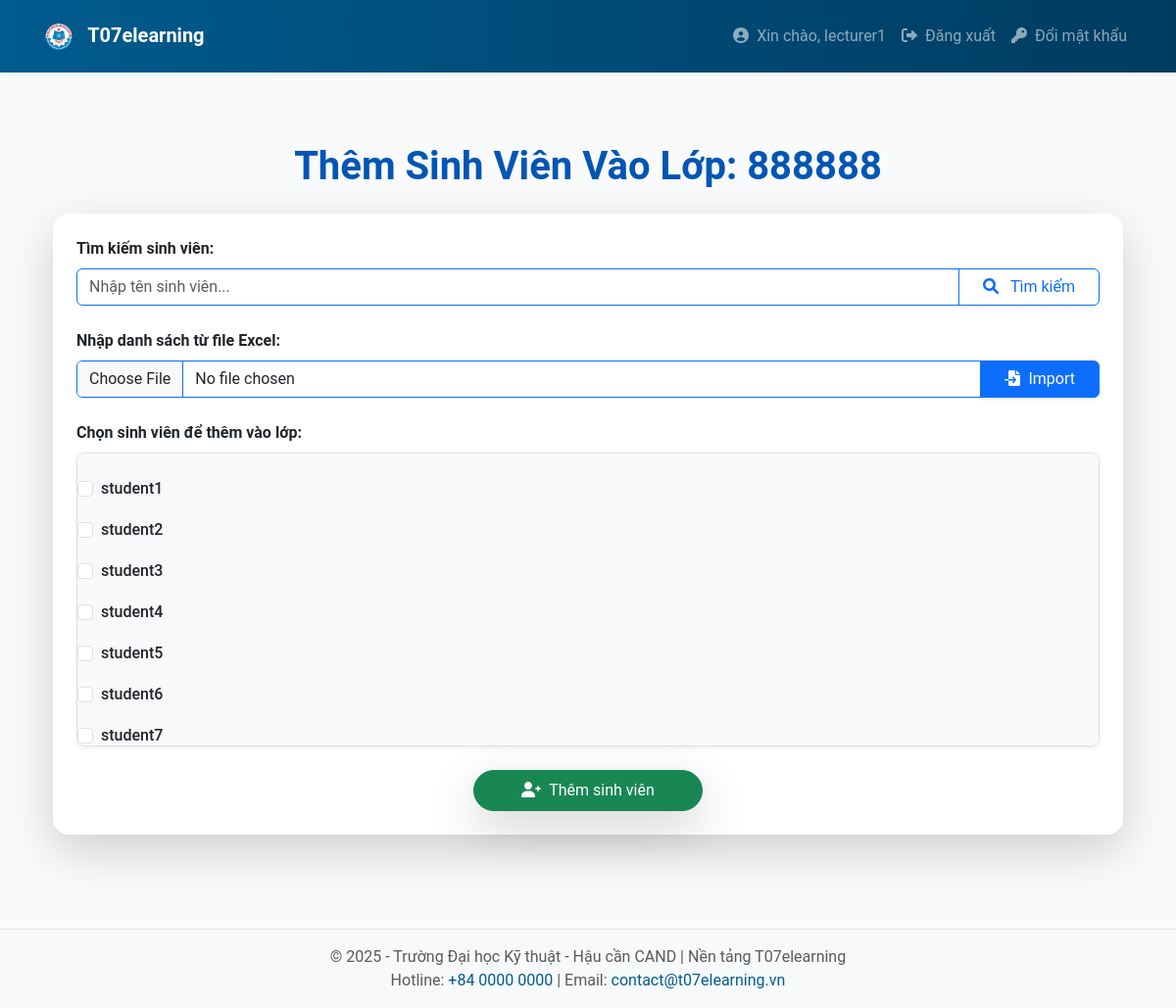
The app's page /lecturer/class/enroll/4 (signed in), older data.
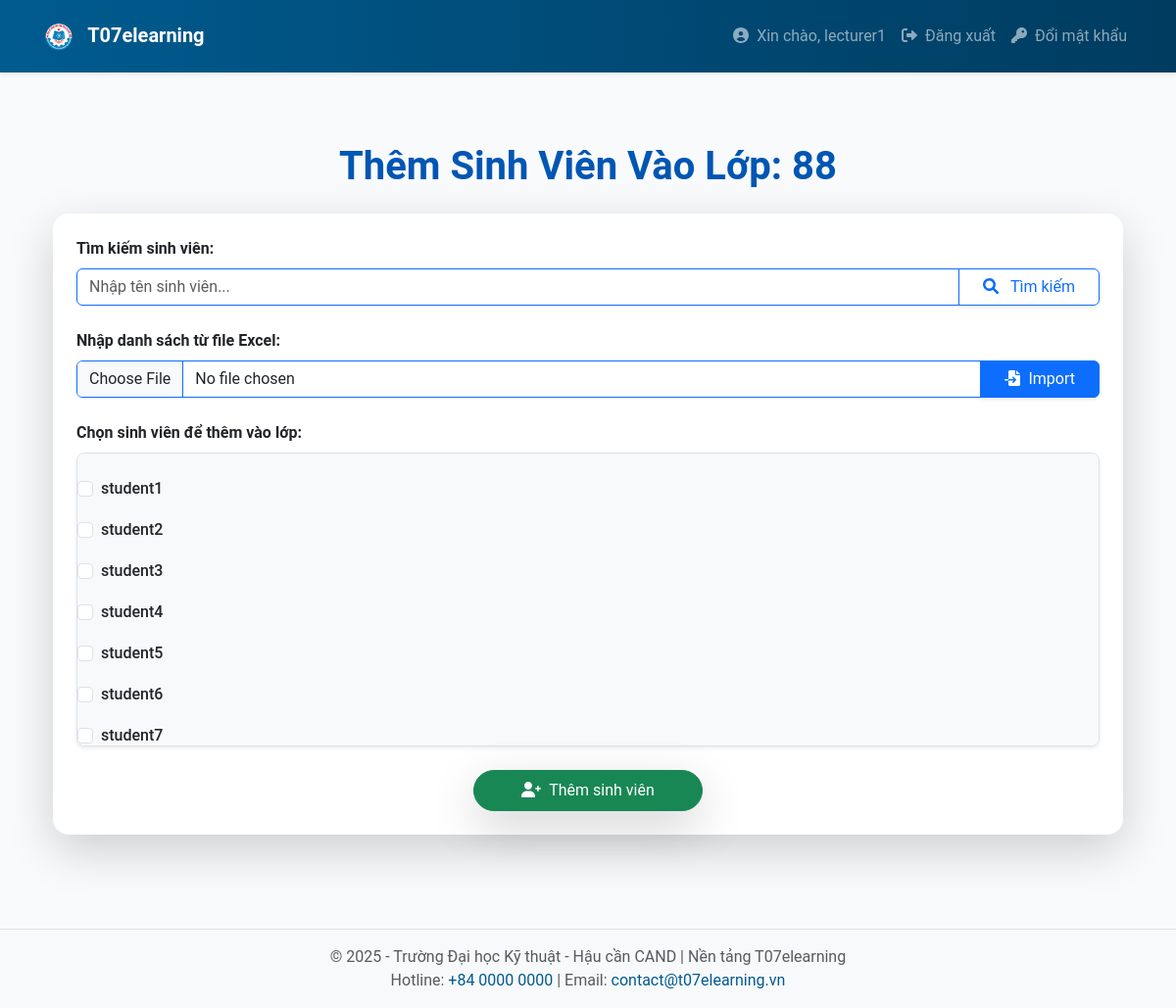
The same page, newer data.
### app/models.py (models this page shows, shortened)
class Class(db.Model):
    __tablename__ = 'classes'
    id = db.Column(db.Integer, primary_key=True)
    name = db.Column(db.String(128), nullable=False)
    description = db.Column(db.Text, nullable=True)
    created_on = db.Column(db.DateTime, default=datetime.utcnow)
    enrollments = db.relationship('Enrollment', back_populates='class_')
    assignments = db.relationship('Assignment', backref='class', lazy='dynamic')

### app/lecturer/routes.py (the view, shortened to what this page needs)
@bp.route('/class/enroll/<int:class_id>', methods=['GET', 'POST'])
@login_required
def enroll_students(class_id):
    if not current_user.is_lecturer():
        flash('Bạn không có quyền truy cập trang này.')
        return redirect(url_for('main.index'))
    class_ = Class.query.get_or_404(class_id)
    search_query = request.args.get('search', '')
    students = User.query.filter(User.roles.any(name='student'), User.username.contains(search_query)).all()
    form = EnrollStudentsForm()
    return render_template('lecturer/enroll_students.html', class_=class_, students=students, form=form)

### app/lecturer/forms.py
class EnrollStudentsForm(FlaskForm):
    excel_file = FileField('Tải lên Danh sách lớp - Excel', validators=[Optional()])  # Không bắt buộc
    submit = SubmitField('Thêm Sinh Viên')

### app/models.py (called while the page is built)
    def is_lecturer(self):
        return any(role.name == 'lecturer' for role in self.roles)

### app/templates/lecturer/enroll_students.html (shortened to what this page needs)
{% extends "base.html" %} {% block content %}
<div class="container py-5">
  <h1 class="mb-4 text-center text-primary fw-bold">
    Thêm Sinh Viên Vào Lớp: {{ class_.name }}
  </h1>
  <div class="card shadow-lg border-0 rounded-4 p-4 bg-white">
    <form
      method="GET"
      action="{{ url_for('lecturer.enroll_students', class_id=class_.id) }}"
      class="mb-4"
    >
      <label class="form-label fw-semibold" for="search-student"
        >Tìm kiếm sinh viên:</label
      >
      <div class="input-group">
        <input
          type="text"
          id="search-student"
          name="search"
          class="form-control border-primary"
          placeholder="Nhập tên sinh viên..."
          value="{{ request.args.get('search', '') }}"
          aria-label="Tìm kiếm sinh viên"
        />
        <button type="submit" class="btn btn-outline-primary shadow-sm px-4">
          <i class="fas fa-search me-2"></i> Tìm kiếm
        </button>
      </div>
    </form>
    <form method="POST" enctype="multipart/form-data">
      <div class="mb-4">
        <label class="form-label fw-semibold" for="excel-file"
          >Nhập danh sách từ file Excel:</label
        >
        <div class="input-group">
          {{ form.excel_file(class="form-control border-primary",
          id="excel-file") }}
          <button
            type="submit"
            name="action"
            value="import"
            class="btn btn-primary shadow-sm px-4"
          >
            <i class="fas fa-file-import me-2"></i>Import
          </button>
        </div>
      </div>
      <div class="mb-4">
        <label class="form-label fw-semibold"
          >Chọn sinh viên để thêm vào lớp:</label
        >
        <div
          class="border rounded-3 p-3 bg-light shadow-sm overflow-auto"
          style="max-height: 300px"
        >
          {% for student in students %}
          <div class="form-check p-2 rounded-3 select-effect">
            <input
              type="checkbox"
              name="students"
              value="{{ student.id }}"
              id="student-{{ student.id }}"
              class="form-check-input"
            />
            <label
              for="student-{{ student.id }}"
              class="form-check-label fw-medium w-100 text-start"
            >
              {{ student.username }}
            </label>
          </div>
          {% else %}
          <p class="text-muted text-center">
            Không có sinh viên nào để hiển thị.
          </p>
          {% endfor %}
        </div>
      </div>
      <div class="text-center">
        <button
          type="submit"
          name="action"
          value="add_students"
          class="btn btn-success px-5 py-2 shadow-lg rounded-pill"
        >
          <i class="fas fa-user-plus me-2"></i>Thêm sinh viên
        </button>
      </div>
    </form>
  </div>
</div>
{% endblock %}

Row changes from the older to the newer data that the page shows:
changed Class: name "888888" → "88"
